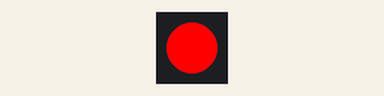
A sketch run on a simulated Arduino Uno, built with avr-gcc and run on an emulated ATmega328P. On the bench: 1 RGB LEDs in strip order, left to right.

Above: at 0.2 s.
At 1.7 s:
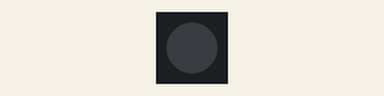
Timing chart, 0 to 3.0 s (numbered marks = the images above):
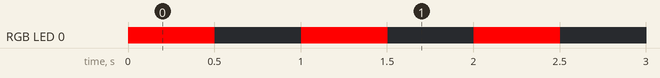

The sketch:

Blink.ino
```cpp
#include <FastLED.h>

// How many leds in your strip?
#define NUM_LEDS 1

// For led chips like WS2812, which have a data line, ground, and power, you just
// need to define DATA_PIN.  For led chipsets that are SPI based (four wires - data, clock,
// ground, and power), like the LPD8806 define both DATA_PIN and CLOCK_PIN
// Clock pin only needed for SPI based chipsets when not using hardware SPI
#define DATA_PIN 3
// #define CLOCK_PIN 13

// Define the array of leds
CRGB leds[NUM_LEDS];

void setup() {
    // Uncomment/edit one of the following lines for your leds arrangement.
    // ## Clockless types ##
    // FastLED.addLeds<NEOPIXEL, DATA_PIN>(leds, NUM_LEDS);  // GRB ordering is assumed
    // FastLED.addLeds<SM16703, DATA_PIN, RGB>(leds, NUM_LEDS);
    // FastLED.addLeds<TM1829, DATA_PIN, RGB>(leds, NUM_LEDS);
    // FastLED.addLeds<TM1812, DATA_PIN, RGB>(leds, NUM_LEDS);
    // FastLED.addLeds<TM1809, DATA_PIN, RGB>(leds, NUM_LEDS);
    // FastLED.addLeds<TM1804, DATA_PIN, RGB>(leds, NUM_LEDS);
    // FastLED.addLeds<TM1803, DATA_PIN, RGB>(leds, NUM_LEDS);
    // FastLED.addLeds<UCS1903, DATA_PIN, RGB>(leds, NUM_LEDS);
    // FastLED.addLeds<UCS1903B, DATA_PIN, RGB>(leds, NUM_LEDS);
    // FastLED.addLeds<UCS1904, DATA_PIN, RGB>(leds, NUM_LEDS);
    // FastLED.addLeds<UCS2903, DATA_PIN, RGB>(leds, NUM_LEDS);
    // FastLED.addLeds<WS2812, DATA_PIN, RGB>(leds, NUM_LEDS);  // GRB ordering is typical
    // FastLED.addLeds<WS2852, DATA_PIN, RGB>(leds, NUM_LEDS);  // GRB ordering is typical
    // FastLED.addLeds<WS2812B, DATA_PIN, RGB>(leds, NUM_LEDS);  // GRB ordering is typical
     FastLED.addLeds<WS2812B, DATA_PIN, GRB>(leds, NUM_LEDS);  // GRB ordering is typical
    // FastLED.addLeds<GS1903, DATA_PIN, RGB>(leds, NUM_LEDS);
    // FastLED.addLeds<SK6812, DATA_PIN, RGB>(leds, NUM_LEDS);  // GRB ordering is typical
    // FastLED.addLeds<SK6822, DATA_PIN, RGB>(leds, NUM_LEDS);
    // FastLED.addLeds<APA106, DATA_PIN, RGB>(leds, NUM_LEDS);
    // FastLED.addLeds<PL9823, DATA_PIN, RGB>(leds, NUM_LEDS);
    // FastLED.addLeds<SK6822, DATA_PIN, RGB>(leds, NUM_LEDS);
    // FastLED.addLeds<WS2811, DATA_PIN, RGB>(leds, NUM_LEDS);
    // FastLED.addLeds<WS2813, DATA_PIN, RGB>(leds, NUM_LEDS);
    // FastLED.addLeds<APA104, DATA_PIN, RGB>(leds, NUM_LEDS);
    // FastLED.addLeds<WS2811_400, DATA_PIN, RGB>(leds, NUM_LEDS);
    // FastLED.addLeds<GE8822, DATA_PIN, RGB>(leds, NUM_LEDS);
    // FastLED.addLeds<GW6205, DATA_PIN, RGB>(leds, NUM_LEDS);
    // FastLED.addLeds<GW6205_400, DATA_PIN, RGB>(leds, NUM_LEDS);
    // FastLED.addLeds<LPD1886, DATA_PIN, RGB>(leds, NUM_LEDS);
    // FastLED.addLeds<LPD1886_8BIT, DATA_PIN, RGB>(leds, NUM_LEDS);
    // ## Clocked (SPI) types ##
    // FastLED.addLeds<LPD6803, DATA_PIN, CLOCK_PIN, RGB>(leds, NUM_LEDS);  // GRB ordering is typical
    // FastLED.addLeds<LPD8806, DATA_PIN, CLOCK_PIN, RGB>(leds, NUM_LEDS);  // GRB ordering is typical
    // FastLED.addLeds<WS2801, DATA_PIN, CLOCK_PIN, RGB>(leds, NUM_LEDS);
    // FastLED.addLeds<WS2803, DATA_PIN, CLOCK_PIN, RGB>(leds, NUM_LEDS);
    // FastLED.addLeds<SM16716, DATA_PIN, CLOCK_PIN, RGB>(leds, NUM_LEDS);
    // FastLED.addLeds<P9813, DATA_PIN, CLOCK_PIN, RGB>(leds, NUM_LEDS);  // BGR ordering is typical
    // FastLED.addLeds<DOTSTAR, DATA_PIN, CLOCK_PIN, RGB>(leds, NUM_LEDS);  // BGR ordering is typical
    // FastLED.addLeds<APA102, DATA_PIN, CLOCK_PIN, RGB>(leds, NUM_LEDS);  // BGR ordering is typical
    // FastLED.addLeds<SK9822, DATA_PIN, CLOCK_PIN, RGB>(leds, NUM_LEDS);  // BGR ordering is typical
}

void loop() {
  // Turn the LED on, then pause
  leds[0] = CRGB::Red;
  FastLED.show();
  delay(500);
  // Now turn the LED off, then pause
  leds[0] = CRGB::Black;
  FastLED.show();
  delay(500);
}
```

Measured:
- by itself, RGB LED 0: alternates RGB(255, 0, 0) for 0.50 s and off for 0.50 s
